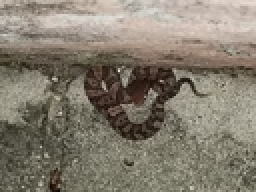
#> input picture 00a6c209eb.jpg, 128 x 96 px (shown 2 times larger); its folder holds 3 pictures in this run
$ jupyter execute --allow-errors 'os and collection.ipynb'   (shell and % lines are left out)
#> lines starting #> are read from the running program, lines starting #| are printed output that depends on the picture
# OS

[cell 1]
import os

[cell 2]
os.getcwd()

[cell 3]
os.path.join("hello","world")

[cell 4]
os.getcwd()

[cell 5]
os.chdir(os.getcwd())

[cell 6]
os.getcwd()

#> (a cell that did not finish here is left out)

[cell 8]
os.mkdir("dummy")

[cell 9]
os.rmdir("dummy")

[cell 10]
os.listdir()

[cell 11]
# renaming a file
fd = "GFG.txt"

from pathlib import Path as path
p = path.cwd() / fd
p.write_text("hello saurav")

os.rename(fd,'New1.txt')

[cell 12]
os.rename('New1.txt','New.txt')

[cell 13]
os.remove("New.txt")

# Glob

[cell 14]
import glob

[cell 15]
# get the directory and file uptio level i 1
for filename in glob.glob(os.getcwd() +"/**/*"):
    print(filename)

# Datetime

https://www.geeksforgeeks.org/python-datetime-module-with-examples/?ref=rp

1. date – An idealized naive date, assuming the current Gregorian calendar always was, and always will be, in effect. Its attributes are year, month and day.
2. time – An idealized time, independent of any particular day, assuming that every day has exactly 24*60*60 seconds. Its attributes are hour, minute, second, microsecond, and tzinfo.
3. datetime – Its a combination of date and time along with the attributes year, month, day, hour, minute, second, microsecond, and tzinfo.
4. timedelta – A duration expressing the difference between two date, time, or datetime instances to microsecond resolution.
5. tzinfo – It provides time zone information objects.
6. timezone – A class that implements the tzinfo abstract base class as a fixed offset from the UTC (New in version 3.2).

[cell 16]
import datetime

[cell 17]
datetime.date(2020,12,1)

[cell 18]
datetime.date.today()

[cell 19]
from datetime import date, time,datetime

[cell 20]
time()

#> (a cell that did not finish here is left out)

#> (a cell that did not finish here is left out)

[cell 23]
date

[cell 24]
d = date(2020,12,30)
print(d)
print(d.year)
print(d.month)
print(d.day)

[cell 25]
date.today()

[cell 26]
# time
# class datetime.time(hour=0, minute=0, second=0, microsecond=0, tzinfo=None, *, fold=0)

[cell 27]
time(10,12,2)

[cell 28]
t = time(10,22,3)

[cell 29]
t.hour

[cell 30]
t.minute

[cell 31]
t.second

[cell 32]
t.microsecond

<code> class datetime.datetime(year, month, day, hour=0, minute=0, second=0, microsecond=0, tzinfo=None, *, fold=0) </code>

<pre>
The year, month and day arguments are mandatory. tzinfo can be None, rest all the attributes must be an integer in the following range –

MINYEAR <= year <= MAXYEAR
1 <= month <= 12
1 <= day <= number of days in the given month and year
0 <= hour < 24
0 <= minute < 60
0 <= second < 60
0 <= microsecond < 1000000
fold in [0, 1]
</pre>

[cell 33]
a = datetime(1999, 12, 12, 12, 12, 12)

[cell 34]
a

[cell 35]
datetime.now()

<code>
class datetime.timedelta(days=0, seconds=0, microseconds=0, milliseconds=0, minutes=0, hours=0, weeks=0)

Returns : Date
<code>

[cell 36]
from datetime import timedelta

[cell 37]
datetime.now() + timedelta(days=363*2)

[cell 38]
# tzinfo
# to be explored when needed

# PIL Image

[cell 39]
import glob
from PIL import Image
for imageFileName in glob.glob("*.jpg"):
    Image.open(imageFileName).show()
#> pass 2 of the loop `for imageFileName in glob.glob("*.jpg"):`:
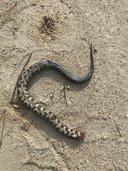
#> input picture 0bb524dbb5.jpg, 128 x 171 px

[cell 40]
#00a6c209eb.jpg
Image.open("00a6c209eb.jpg")

[cell 41]
Image.open("00a6c209eb.jpg").rotate(45)
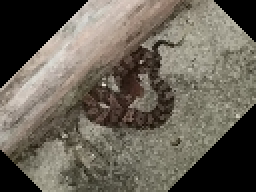
#> Out: PIL image 128x96 RGB (shown 2 times larger); mean R, G, B 104.4, 98.4, 87.4

[cell 42]
import os
import numpy as np

SIZE = 128,128
print(SIZE)
print(type(SIZE))


for imageFileName in glob.glob("*.jpg"):

    file,ext = os.path.splitext(imageFileName)
    print(file,ext) # 00a6c209eb .jpg

    # open image in PIL Image mode
    img = Image.open(imageFileName)
#> img is the input picture: PIL image 128x96 RGB; mean R, G, B 132.4, 124.8, 111.2
    #print(img.shape) # AttributeError: 'JpegImageFile' object has no attribute 'shape'

    # show image shape
    print(np.array(img).shape) # (96, 128, 3)
#| (96, 128, 3)

    # resize the image
    img.thumbnail(SIZE) # 128,128,3

    # save the image
    img.save(file+".thumbnail","JPEG")

    del img
#> pass 2 of the loop `for imageFileName in glob.glob("*.jpg"):`:
#> img is the input picture: PIL image 128x171 RGB; mean R, G, B 157.4, 145.5, 125.7
#| (171, 128, 3)
#> `img.thumbnail(SIZE)`:
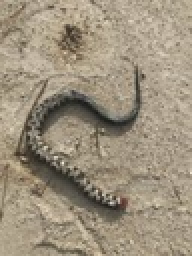
#> img: PIL image 96x128 RGB (shown 2 times larger); mean R, G, B 157.4, 145.5, 125.7

[cell 43]
# load the image in img
img  = Image.open("00a6c209eb.jpg")
img

# PIL to numpy
img_np = np.asarray(img)
print(img_np.shape)
#| (96, 128, 3)
